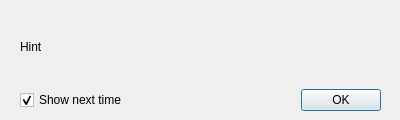
<?xml version="1.0" encoding="UTF-8"?>
<ui version="4.0">
 <class>HintDialog</class>
 <widget class="QDialog" name="HintDialog">
  <property name="geometry">
   <rect>
    <x>0</x>
    <y>0</y>
    <width>400</width>
    <height>120</height>
   </rect>
  </property>
  <property name="windowTitle">
   <string>Dialog</string>
  </property>
  <widget class="QWidget" name="layoutWidget">
   <property name="geometry">
    <rect>
     <x>20</x>
     <y>10</y>
     <width>361</width>
     <height>101</height>
    </rect>
   </property>
   <layout class="QVBoxLayout" name="verticalLayout">
    <item>
     <layout class="QHBoxLayout" name="horizontalLayout_2">
      <item>
       <widget class="QLabel" name="hintLabel">
        <property name="text">
         <string>Hint</string>
        </property>
        <property name="wordWrap">
         <bool>true</bool>
        </property>
       </widget>
      </item>
     </layout>
    </item>
    <item>
     <layout class="QHBoxLayout" name="horizontalLayout">
      <item>
       <widget class="QCheckBox" name="showNextTimeCheckBox">
        <property name="text">
         <string>Show next time</string>
        </property>
        <property name="checked">
         <bool>true</bool>
        </property>
       </widget>
      </item>
      <item>
       <spacer name="horizontalSpacer">
        <property name="orientation">
         <enum>Qt::Horizontal</enum>
        </property>
        <property name="sizeHint" stdset="0">
         <size>
          <width>10</width>
          <height>20</height>
         </size>
        </property>
       </spacer>
      </item>
      <item>
       <widget class="QPushButton" name="okButton">
        <property name="text">
         <string>OK</string>
        </property>
       </widget>
      </item>
     </layout>
    </item>
   </layout>
  </widget>
 </widget>
 <resources/>
 <connections/>
</ui>
